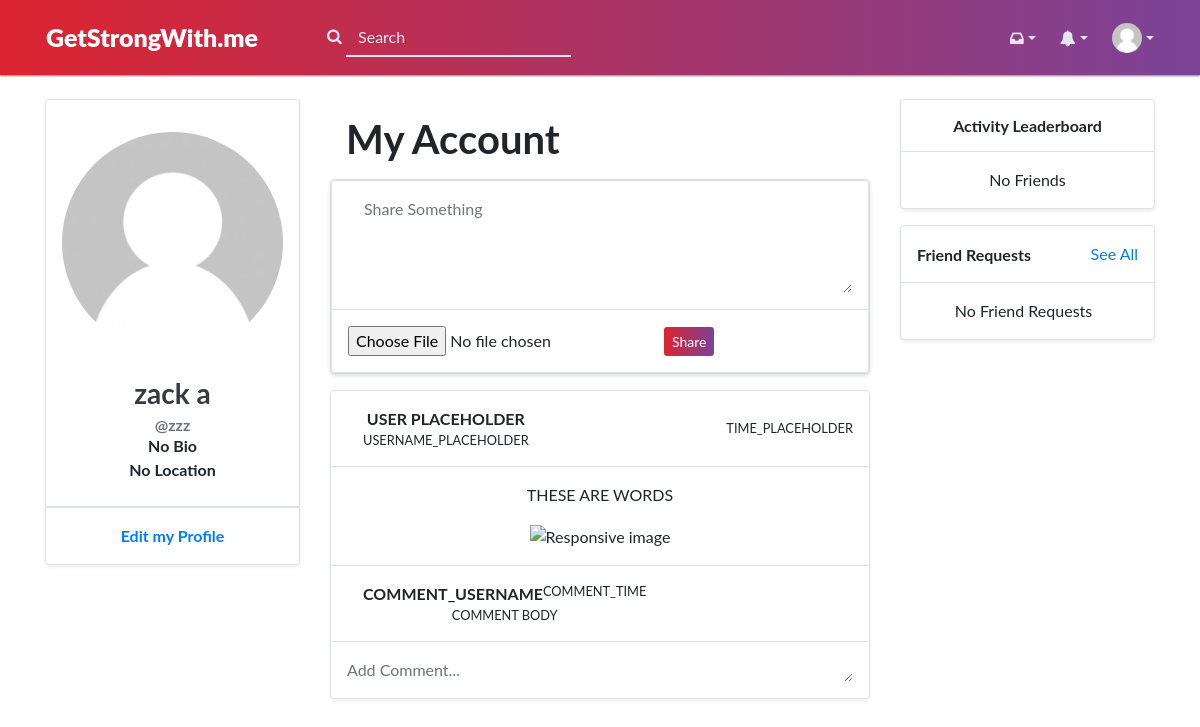
Page /my-account (signed in) on the earlier database version.
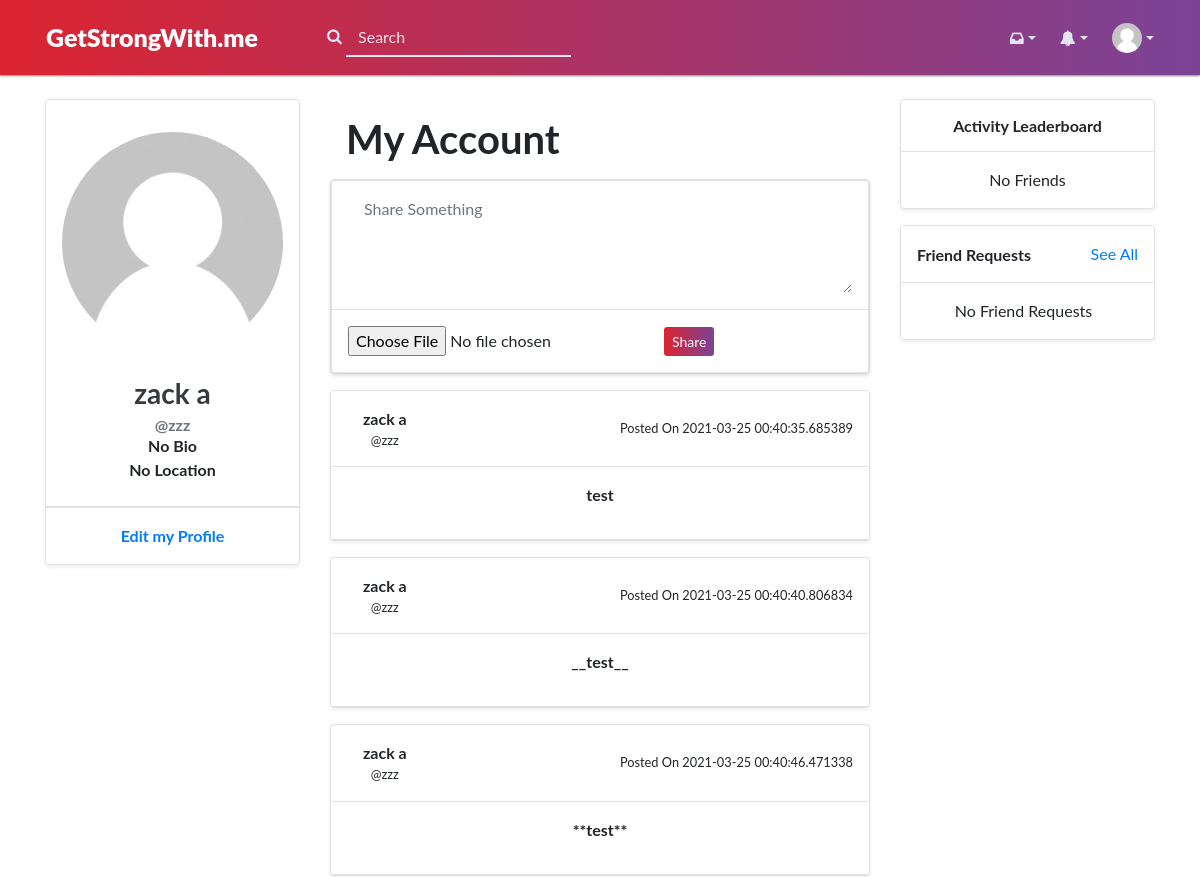
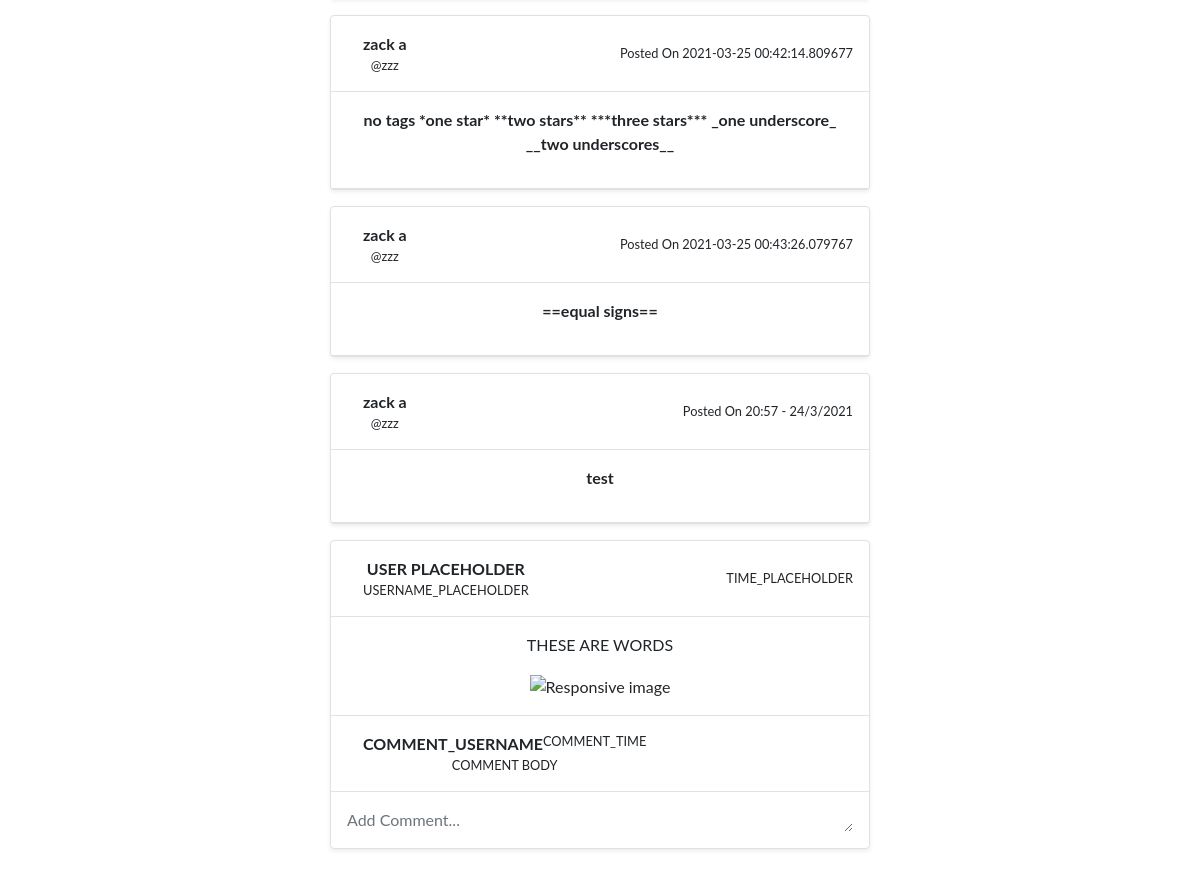
Same page on the later database version (2 pictures, top to bottom).
### main.py (models this page shows, shortened)
class posts(db.Model):
    __tablename__ = "Post"
    id = db.Column(db.Integer, primary_key = True)
    title = db.Column(db.String(100), nullable = True)
    author = db.Column(db.String)
    username = db.Column(db.String)
    content = db.Column(db.Text)
    date =  db.Column(db.Text)

### main.py (the view)
@app.route("/my-account", methods=["GET", "POST"])
@login_required
def profile():
    userPosts = posts.query.filter_by(username = current_user.username).all()
    return render_template("my-account.html", User=User(), posts=userPosts)

### main.py (called while the page is built)
@lm.user_loader
def load_user(user_id):
    if user_id is not None:
        return User.query.get(user_id)
    return None

### templates/my-account.html (shortened to what the changed rows need)
{% extends "base.html" %}
{% block head %}
<link rel="stylesheet" href="https://cdnjs.cloudflare.com/ajax/libs/font-awesome/4.7.0/css/font-awesome.css">
{% endblock %}
{% block body %}
<div class="py-4">
   <div class="container">
      <div class="row">
         <main class="col col-xl-6 order-xl-2 col-lg-12 order-lg-1 col-md-12 col-sm-12 col-12">
            <h1 class="pl-3 pt-3 pr-3 mb-0 pb-3 font-weight-bold text-left">My Account</h1>
            {% for post in posts %}
            <div class="box mb-3 shadow-sm border rounded bg-white">
               <div class="p-3 d-flex align-items-center border-bottom">
                  <div class="font-weight-bold">
                     <div class="text-truncate">{{post.author}}</div>
                     <div class="small text-gray-500">@{{post.username}}</div>
                  </div>
                  <span class="ml-auto small">Posted On {{post.date}}</span>
               </div>
               <div class="p-3 border-bottom">
                {% if "media" in post.content %}
                {% set media1 = post.content.split(',') %}
                {% if media1[2] %}
                <p>
                  <embed src="{{media1[1]}}" width="100%" height="100%"><br>
                  <b>{{media1[2]}}</b></p>
                  {% else %}
                <p><embed src="{{media1[1]}}" width="100%" height="100%"><br></p>
                  {% endif %}
                {% else %}
                  <p>
                    <b>{{post.content}}</b>
                    </p>
                  {% endif %}
                </div>
            </div>
            {% endfor %}
         </main>
      </div>
   </div>
</div>
{% endblock %}

Differences in the rows shown:
added posts: author "zack a", username "zzz", date "2021-03-25 00:40:35.685389", content "test"
added posts: author "zack a", username "zzz", date "2021-03-25 00:40:40.806834", content "__test__"
added posts: author "zack a", username "zzz", date "2021-03-25 00:40:46.471338", content "**test**"
added posts: author "zack a", username "zzz", date "2021-03-25 00:42:14.809677", content "no tags *one star* **two stars** ***three stars*** _one underscore_ __two underscores__"
added posts: author "zack a", username "zzz", date "2021-03-25 00:43:26.079767", content "==equal signs=="
added posts: author "zack a", username "zzz", date "20:57 - 24/3/2021", content "test"
